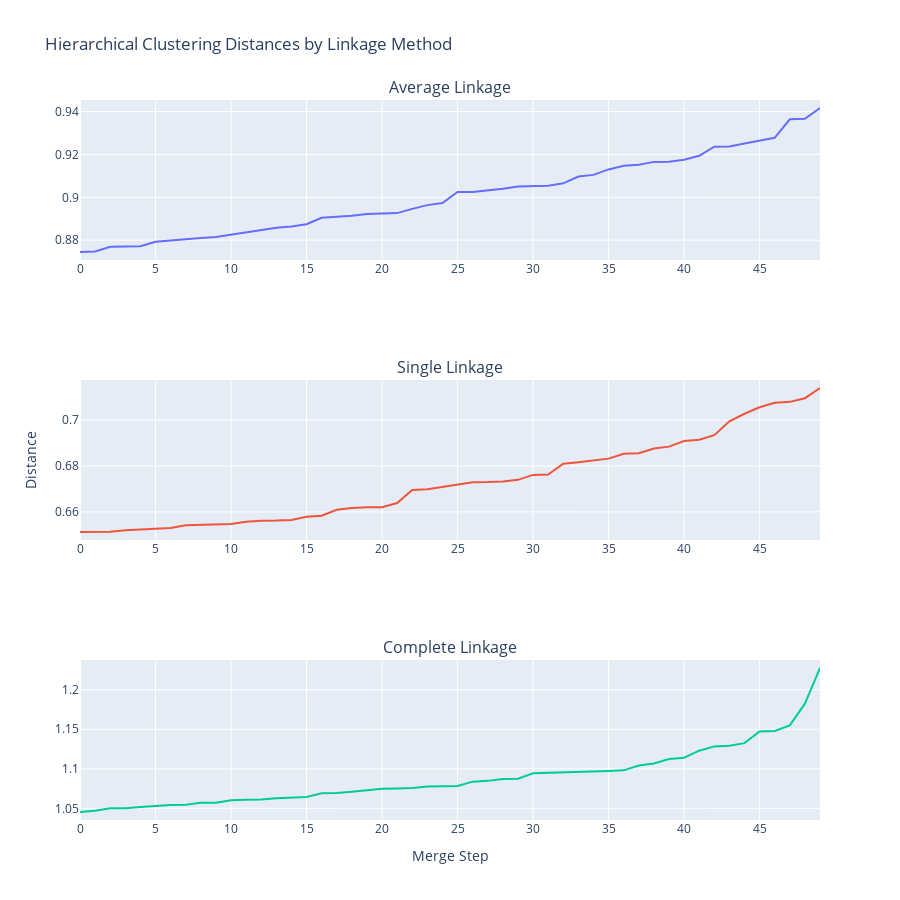

Notebook code for this chart:
### Code cell
# I would like to find a cluster number that fits the dataset most, try to use the 'elbow method'
# Create three separate subplots for different linkage methods, I will only use the top 50 distances as I don't want to use more than 50 clusters anyway
distances = {
    'average': sorted(model_average.distances_)[-50:],
    'single': sorted(model_min.distances_)[-50:],
    'complete': sorted(model_max.distances_)[-50:],
}

fig = go.Figure()
fig = make_subplots(rows=3, cols=1, subplot_titles=('Average Linkage', 'Single Linkage', 'Complete Linkage'))

fig.add_trace(
    go.Scatter(y=distances['average'], mode='lines', name='Average Linkage'),
    row=1, col=1
)

fig.add_trace(
    go.Scatter(y=distances['single'], mode='lines', name='Single Linkage'),
    row=2, col=1
)

fig.add_trace(
    go.Scatter(y=distances['complete'], mode='lines', name='Complete Linkage'),
    row=3, col=1
)

# Update layout
fig.update_layout(
    height=900,  # Make figure taller to accommodate subplots
    title_text='Hierarchical Clustering Distances by Linkage Method',
    showlegend=False
)

# Update x and y axis labels for each subplot
fig.update_xaxes(title_text="Merge Step", row=3, col=1)
fig.update_yaxes(title_text="Distance", row=2, col=1)

fig.show()

### Figure 1 — Plotly figure (JSON) as saved in the notebook; plotly's stock layout.template omitted (floating-point values rounded to 4 significant figures)
{"data": [{"mode": "lines", "name": "Average Linkage", "type": "scatter", "xaxis": "x", "y": [0.8745, 0.8747, 0.8769, 0.8771, 0.8772, 0.8793, 0.8799, 0.8807, 0.881, 0.8815, 0.8825, 0.8836, 0.8848, 0.8858, 0.8864, 0.8874, 0.8905, 0.8909, 0.8914, 0.8922, 0.8925, 0.8926, 0.8946, 0.8964, 0.8973, 0.9025, 0.9025, 0.9031, 0.904, 0.9051, 0.9051, 0.9054, 0.9065, 0.9097, 0.9105, 0.913, 0.9147, 0.9152, 0.9165, 0.9165, 0.9175, 0.9194, 0.9236, 0.9237, 0.9251, 0.9264, 0.9278, 0.9364, 0.9366, 0.9417], "yaxis": "y"}, {"mode": "lines", "name": "Single Linkage", "type": "scatter", "xaxis": "x2", "y": [0.6512, 0.6513, 0.6514, 0.652, 0.6523, 0.6528, 0.653, 0.6542, 0.6544, 0.6547, 0.6547, 0.6557, 0.6562, 0.6562, 0.6565, 0.6579, 0.6583, 0.6609, 0.6617, 0.662, 0.662, 0.6639, 0.6695, 0.6698, 0.6709, 0.6719, 0.6729, 0.673, 0.6733, 0.6739, 0.6761, 0.6763, 0.681, 0.6817, 0.6824, 0.6832, 0.6853, 0.6856, 0.6876, 0.6884, 0.6908, 0.6914, 0.6934, 0.6994, 0.7027, 0.7056, 0.7075, 0.7079, 0.7095, 0.714], "yaxis": "y2"}, {"mode": "lines", "name": "Complete Linkage", "type": "scatter", "xaxis": "x3", "y": [1.045, 1.047, 1.05, 1.05, 1.052, 1.053, 1.054, 1.054, 1.057, 1.057, 1.06, 1.061, 1.061, 1.063, 1.064, 1.064, 1.069, 1.07, 1.071, 1.073, 1.075, 1.075, 1.076, 1.078, 1.078, 1.078, 1.084, 1.085, 1.087, 1.087, 1.094, 1.095, 1.096, 1.096, 1.097, 1.097, 1.098, 1.104, 1.107, 1.112, 1.114, 1.123, 1.128, 1.129, 1.132, 1.147, 1.148, 1.155, 1.182, 1.228], "yaxis": "y3"}], "layout": {"annotations": [{"font": {"size": 16}, "showarrow": false, "text": "Average Linkage", "x": 0.5, "xanchor": "center", "xref": "paper", "y": 1, "yanchor": "bottom", "yref": "paper"}, {"font": {"size": 16}, "showarrow": false, "text": "Single Linkage", "x": 0.5, "xanchor": "center", "xref": "paper", "y": 0.6111, "yanchor": "bottom", "yref": "paper"}, {"font": {"size": 16}, "showarrow": false, "text": "Complete Linkage", "x": 0.5, "xanchor": "center", "xref": "paper", "y": 0.2222, "yanchor": "bottom", "yref": "paper"}], "height": 900, "showlegend": false, "title": {"text": "Hierarchical Clustering Distances by Linkage Method"}, "xaxis": {"anchor": "y", "domain": [0, 1]}, "xaxis2": {"anchor": "y2", "domain": [0, 1]}, "xaxis3": {"anchor": "y3", "domain": [0, 1], "title": {"text": "Merge Step"}}, "yaxis": {"anchor": "x", "domain": [0.7778, 1]}, "yaxis2": {"anchor": "x2", "domain": [0.3889, 0.6111], "title": {"text": "Distance"}}, "yaxis3": {"anchor": "x3", "domain": [0, 0.2222]}}}
